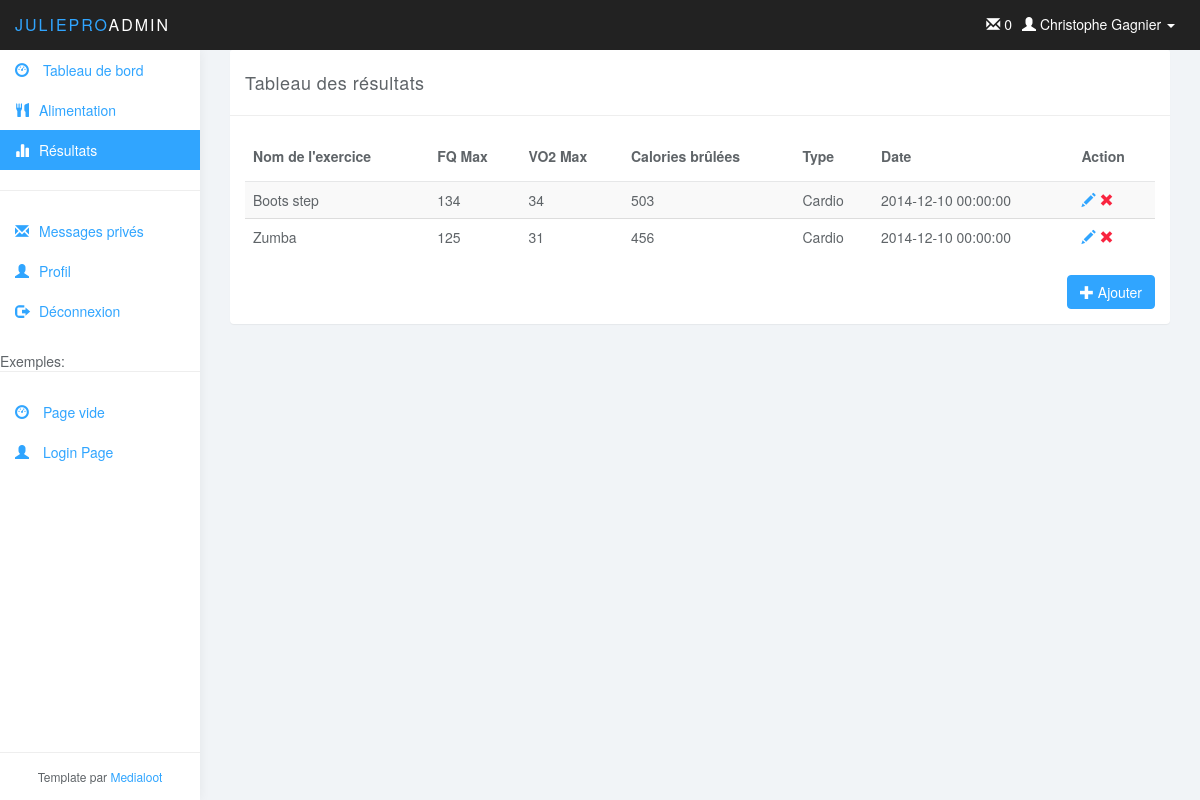
/?action=view_resultat, run on the app's committed database.
### tables this page shows
CREATE TABLE IF NOT EXISTS `utilisateur` (
  `utilisateurID` int(11) NOT NULL AUTO_INCREMENT,
  `nom` varchar(45) NOT NULL,
  `prenom` varchar(45) NOT NULL,
  `noTel` varchar(45) NOT NULL,
  `noCell` varchar(45) DEFAULT NULL,
  `noRue` int(11) NOT NULL,
  `rue` varchar(45) NOT NULL,
  `ville` varchar(45) NOT NULL,
  `codePostal` varchar(45) NOT NULL,
  `age` int(11) NOT NULL,
  `dateInscription` datetime NOT NULL,
  `courriel` varchar(45) NOT NULL,
  `statut` int(11) NOT NULL,
  `entraineurID` int(11) DEFAULT NULL,
  PRIMARY KEY (`utilisateurID`),
  KEY `fk_Utilisateur_Utilisateur_idx` (`entraineurID`)
);

CREATE TABLE IF NOT EXISTS `resultat` (
  `resultatID` int(11) NOT NULL AUTO_INCREMENT,
  `FQMax` int(11) NOT NULL,
  `VO2Max` int(11) NOT NULL,
  `calorieBrulee` int(11) NOT NULL,
  `date` datetime NOT NULL,
  `entrainementID` int(11) NOT NULL,
  `clientID` int(11) NOT NULL,
  PRIMARY KEY (`resultatID`),
  KEY `fk_Résultat_Entrainement1_idx` (`entrainementID`),
  KEY `fk_Résultat_Utilisateur1_idx` (`clientID`)
);

CREATE TABLE IF NOT EXISTS `entrainement` (
  `entrainementID` int(11) NOT NULL AUTO_INCREMENT,
  `nom` varchar(45) DEFAULT NULL,
  `type` varchar(45) DEFAULT NULL,
  PRIMARY KEY (`entrainementID`)
);

### model/user_db.php (called while the page is built, shortened)
<?php
function get_user($userID) {
    global $db;
    $query = 'SELECT * FROM utilisateur
              WHERE utilisateurID = '.$userID;
    $result = $db->query($query);
	$result = $result->fetch();
    return $result;
}

### model/message_db.php (called while the page is built, shortened)
<?php
function get_nombre_messages($userID) {
    global $db;
    $query = '
        SELECT count(messageID)
        FROM message AS me
        WHERE me.destinataireID = '.$userID.' and estLu = 0;';
    $result = $db->query($query);
    return $result->fetch()[0];
}

### model/resultat_db.php (called while the page is built, shortened)
<?php
function get_all_resultat($userID)
{
    global $db;
    $query = 'SELECT *
        FROM `resultat` R
        INNER JOIN `entrainement` E
        ON R.`entrainementID` = E.`entrainementID`
        WHERE R.clientID = '.$userID;
    $result = $db->query($query);
    $resultat = Array();
    while($data = $result->fetch())
    {
        $resultat[$data['resultatID']] = $data;
    }
    return $resultat;
}

### view/resultat.php (the view)
<?php $resultat = get_all_resultat($userInfo['utilisateurID']); ?>
<div class="col-md-12">
    <div class="panel panel-default">
        <div class="panel-heading">Tableau des résultats</div>
        <div class="panel-body">
            <table class="table table-striped table-hover">
                <thead>
                <tr>
                    <th>Nom de l'exercice</th>
                    <th>FQ Max</th>
                    <th>VO2 Max</th>
                    <th>Calories brûlées</th>
                    <th>Type</th>
                    <th>Date</th>
                    <th>Action</th>
                </tr>
                </thead>
                <?php
                foreach($resultat as $resultatCourant)
                {
                    echo '<tr>';
                        echo'<td>'.$resultatCourant['nom'].'</td>';
                        echo'<td>'.$resultatCourant['FQMax'].'</td>';
                        echo'<td>'.$resultatCourant['VO2Max'].'</td>';
                        echo'<td>'.$resultatCourant['calorieBrulee'].'</td>';
                        echo'<td>'.$resultatCourant['type'].'</td>';
                        echo'<td>'.$resultatCourant['date'].'</td>';
                    echo '<td>';
                        echo '<a href="#" class="glyphicon glyphicon-pencil "> </a> ';
                        echo '<a href="?action=remove_resultat&resultatID='.$resultatCourant['resultatID'].'" class="glyphicon glyphicon-remove color-red"> </a>';
                    echo '</td>';
                    echo '</tr>';
                }
            ?>
            </table>
            <a href="?action=form_resultat" class="btn btn-primary pull-right"><span class="glyphicon glyphicon-plus"></span> Ajouter</a>
        </div>
    </div>
</div>

### view/header.php (shortened to what this page needs)
<!DOCTYPE html>
<html>
<head>
    <link href="css/bootstrap.min.css" rel="stylesheet">
    <link href="css/datepicker3.css" rel="stylesheet">
    <link href="css/styles.css" rel="stylesheet">
</head>
<body>
<nav class="navbar navbar-inverse navbar-fixed-top" role="navigation">
    <div class="container-fluid">
        <div class="navbar-header">
            <a class="navbar-brand" href="index.php"><span>JuliePro</span>Admin</a>
            <?php if(!empty($userInfo))
            { ?>
                <ul class="user-menu">
                    <li class="dropdown pull-right"> <a href="#" class="dropdown-toggle" data-toggle="dropdown"> <span class="glyphicon glyphicon-user"></span> <?php echo $userInfo['prenom'].' '.$userInfo['nom']; ?> <span class="caret"></span> </a>
                    </li>
                </ul>
				<ul class="user-menu">
					<li><a href="?action=view_messageprive"><span class="glyphicon glyphicon-envelope"></span> <?php echo get_nombre_messages($userInfo['utilisateurID']); ?> </a></li>
				</ul>
            <?php } ?>
        </div>
    </div>
</nav>

### css/styles.css (style rules this page uses)
body { background: #f1f4f7; padding-top: 50px; color: #5f6468; }
a, a:hover, a:focus { color: #30a5ff; }
.color-red { color: #f9243f; }
.navbar-header .navbar-brand { color: #fff; font-size: 16px; text-transform: uppercase; font-weight: 500; letter-spacing: 2px; }
.navbar-header .navbar-brand span { color: #30a5ff; }
.btn-primary, .btn-primary:hover, .btn-primary:focus, .btn-primary:active, .btn-primary.active, .open > .dropdown-toggle.btn-primary, .btn-primary.disabled, .btn-primary[disabled], fieldset[disabled] .btn-primary, .btn-primary.disabled:hover, .btn-primary[disabled]:hover, fieldset[disabled] .btn-primary:hover, .btn-primary.disabled:focus, .btn-primary[disabled]:focus, fieldset[disabled] .btn-primary:focus, .btn-primary.disabled:active, .btn-primary[disabled]:active, fieldset[disabled] .btn-primary:active, .btn-primary.disabled.active, .btn-primary[disabled].active, fieldset[disabled] .btn-primary.active { background-color: #30a5ff; border-color: #30a5ff; }
.panel { border: 0; }
.panel-heading { font-size: 18px; font-weight: 300; letter-spacing: 0.025em; height: 66px; line-height: 45px; }
.panel-default .panel-heading { background: #fff; border-bottom: 1px solid #eee; color: #5f6468; }
.navbar { border: 0; }
.user-menu { display: inline-block; margin-top: 14px; margin-right: 10px; float: right; list-style: none; padding: 0; }
.user-menu a { color: #fff; }
@media (min-width: 768px) { .navbar-header { width: 100%; } }
.table { background: #fff; }
.table>thead>tr>th { border-bottom: 1px solid #e6e7e8; vertical-align: middle; height: 50px; }

### data on the page
utilisateur: prenom "Christophe", nom "Gagnier"
resultat: entrainementID.nom "Boots step", FQMax "134", VO2Max "34", calorieBrulee "503", entrainementID.type "Cardio", date "2014-12-10 00:00:00"
resultat: entrainementID.nom "Zumba", FQMax "125", VO2Max "31", calorieBrulee "456", entrainementID.type "Cardio", date "2014-12-10 00:00:00"

### other printed values
get_nombre_messages($userInfo['utilisateurID']) "0"
